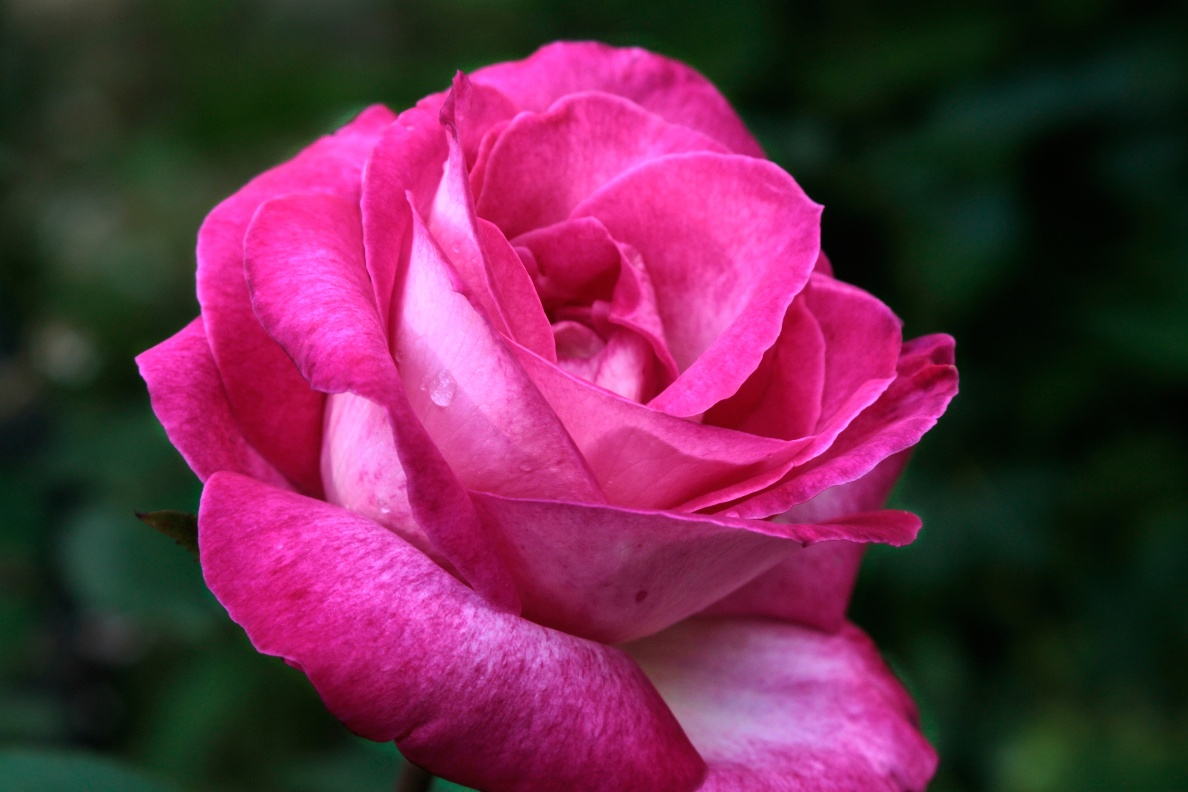
#> input picture img/rose.png, 1188 x 792 px, found by its file name
$ python CV-3-2_test.py
#> lines starting #> are read from the running program, lines starting #| are printed output that depends on the picture; after the words box and inside, x2 and y2 are one past the last pixel; in counts of white or black regions, pixels touching at a corner belong together
import cv2 as cv
import numpy as np
import sys

# rose 이미지 불러오기
img = cv.imread("./img/rose.png")
#> img is the input picture: shape (792, 1188, 3); mean B, G, R 74.2, 43.7, 103.8

if img is None:
    sys.exit("이미지를 불러올 수 없습니다")

# patch = 이미지 자르기 (170,250) , (270,350)
patch = img[250:350, 170:270 , :]
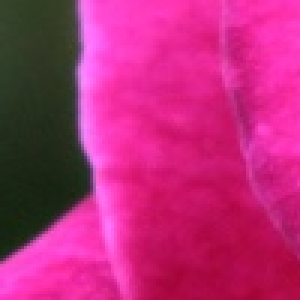
#> patch: shape (100, 100, 3) (shown 3 times larger); mean B, G, R 119.8, 42.9, 183.6

# 원본 이미지에 사각형 그리기
img = cv.rectangle(img, (170,250) , (270,350) , (255,0,0) , 3)
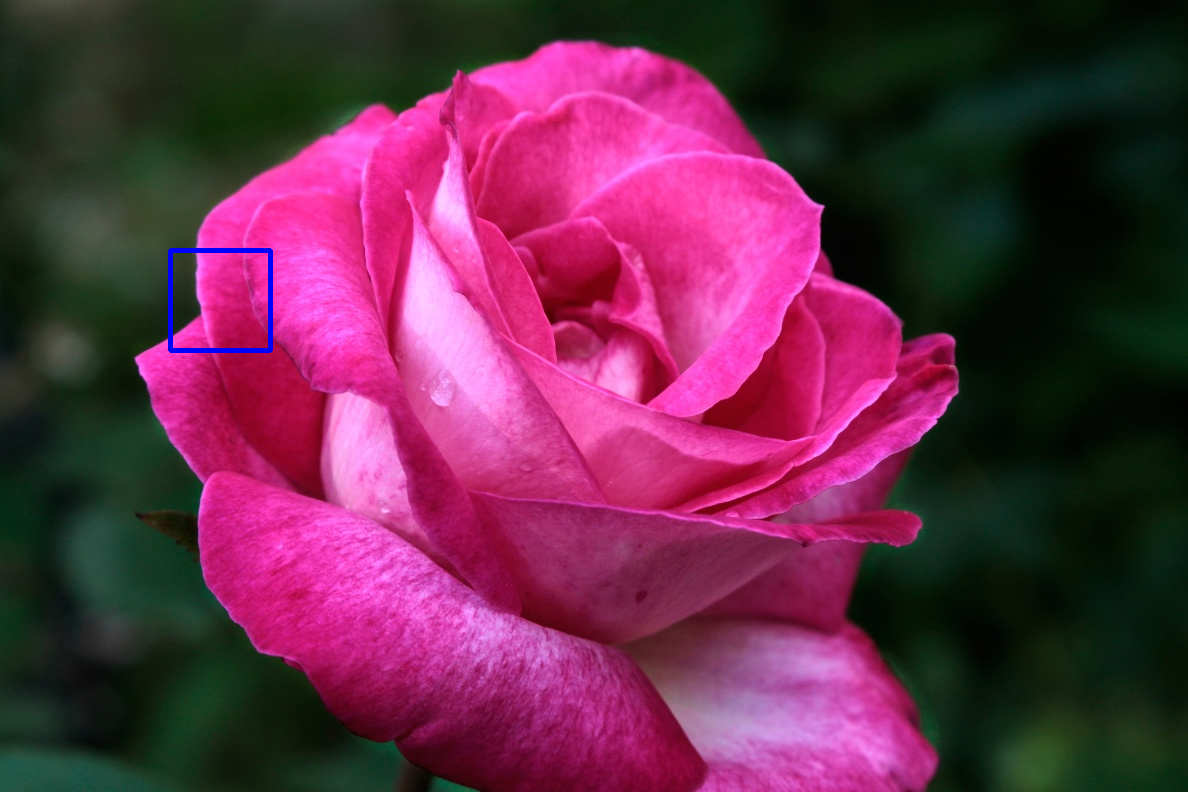
#> img: shape (792, 1188, 3); 0.21% of pixels changed, all inside (x1, y1, x2, y2) = (168, 248, 273, 353)

# NEAREST 보간
patch1 = cv.resize(patch, dsize=(0,0) , fx=5, fy=5 , interpolation=cv.INTER_NEAREST)
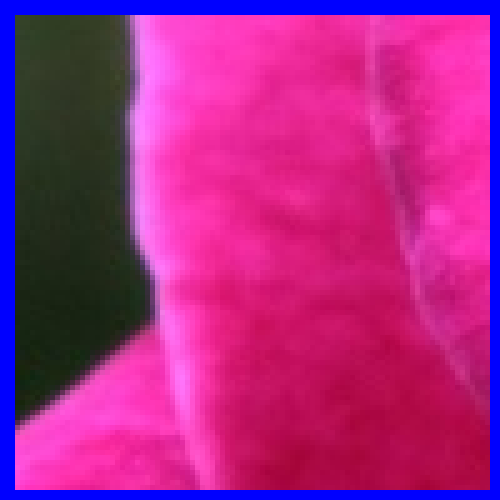
#> patch1: shape (500, 500, 3); mean B, G, R 133.8, 38.3, 167.6
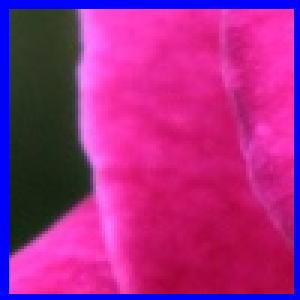
#> patch: shape (100, 100, 3) (shown 3 times larger); 9.75% of pixels changed, all inside (x1, y1, x2, y2) = (0, 0, 100, 100)

# 선형 보간
patch2 = cv.resize(patch, dsize=(0,0), fx=5, fy=5, interpolation=cv.INTER_LINEAR)

# 큐빅 보간
patch3 = cv.resize(patch, dsize=(0,0), fx=5, fy=5, interpolation=cv.INTER_CUBIC)

#이미지 하나로 합체
total = np.hstack((patch1, patch2, patch3))
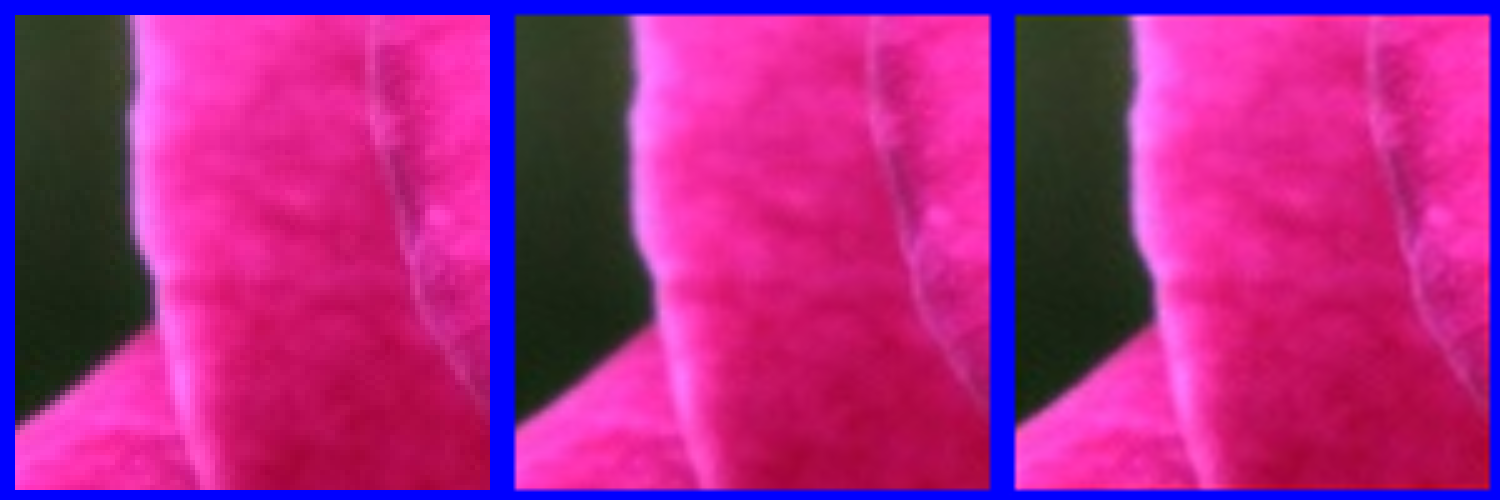
#> total: shape (500, 1500, 3); mean B, G, R 133.7, 38.3, 167.6

#출력
cv.imshow("Original" , img)
cv.imshow("Total" , total)
cv.waitKey()
cv.destroyAllWindows()

$ run again, with img/apples.jpg saved as img/rose.png
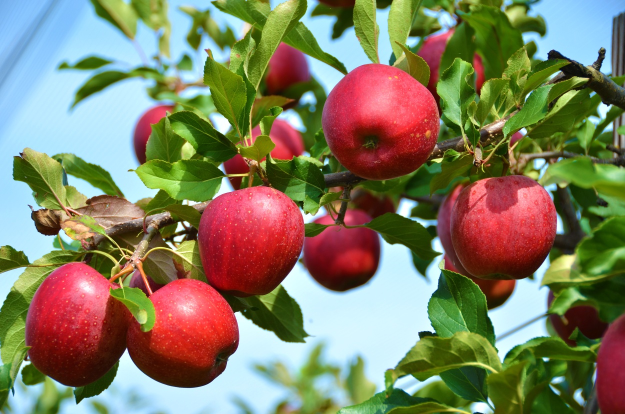
#> input picture img/apples.jpg, 1250 x 828 px, found by its file name (shown at 1/2 size)
#> img is the input picture: shape (828, 1250, 3); mean B, G, R 98.5, 125.8, 129.6
#> img: shape (828, 1250, 3); 0.19% of pixels changed, all inside (x1, y1, x2, y2) = (168, 248, 273, 353)
#> `patch1 = cv.resize(patch, dsize=(0,0) , fx=5, fy=5 , interpolation=cv...`:
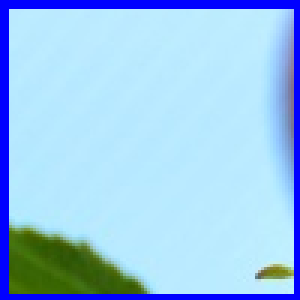
#> patch: shape (100, 100, 3) (shown 3 times larger); mean B, G, R 235.4, 199, 156.2
#> `total = np.hstack((patch1, patch2, patch3))`:
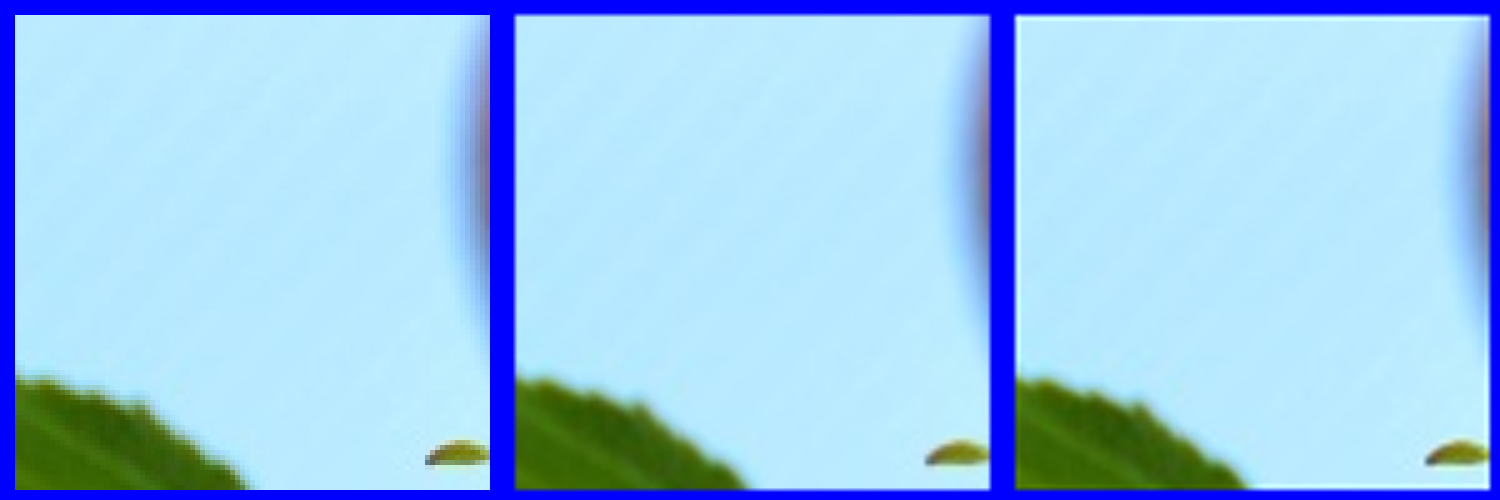
#> total: shape (500, 1500, 3); mean B, G, R 235.4, 199.1, 156.3
